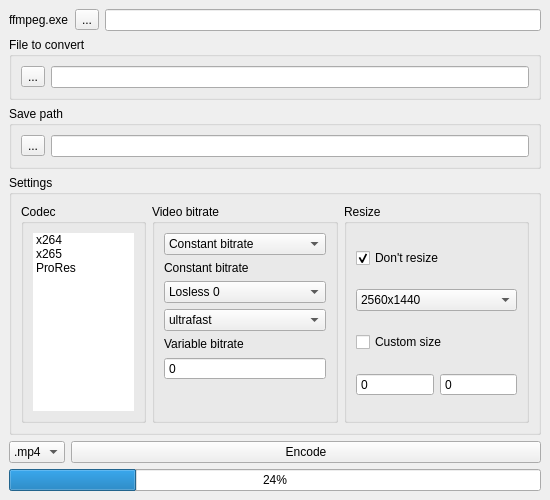
<?xml version="1.0" encoding="UTF-8"?>
<ui version="4.0">
 <class>MainWindow</class>
 <widget class="QMainWindow" name="MainWindow">
  <property name="geometry">
   <rect>
    <x>0</x>
    <y>0</y>
    <width>550</width>
    <height>500</height>
   </rect>
  </property>
  <property name="sizePolicy">
   <sizepolicy hsizetype="Preferred" vsizetype="Fixed">
    <horstretch>0</horstretch>
    <verstretch>0</verstretch>
   </sizepolicy>
  </property>
  <property name="minimumSize">
   <size>
    <width>0</width>
    <height>500</height>
   </size>
  </property>
  <property name="maximumSize">
   <size>
    <width>550</width>
    <height>650</height>
   </size>
  </property>
  <property name="baseSize">
   <size>
    <width>500</width>
    <height>500</height>
   </size>
  </property>
  <property name="windowTitle">
   <string>fastConverter</string>
  </property>
  <widget class="QWidget" name="centralwidget">
   <layout class="QVBoxLayout" name="verticalLayout">
    <item>
     <layout class="QVBoxLayout" name="ly_top">
      <item>
       <layout class="QHBoxLayout" name="ly_ffmpegLocation">
        <item>
         <widget class="QLabel" name="lb_ffmpegLabel">
          <property name="text">
           <string>ffmpeg.exe</string>
          </property>
         </widget>
        </item>
        <item>
         <widget class="QToolButton" name="btn_ffmpegExplore">
          <property name="text">
           <string>...</string>
          </property>
         </widget>
        </item>
        <item>
         <widget class="QLineEdit" name="le_ffmpegPath"/>
        </item>
       </layout>
      </item>
      <item>
       <layout class="QVBoxLayout" name="ly_middle">
        <item>
         <widget class="QGroupBox" name="ly_fileToConvert">
          <property name="title">
           <string>File to convert</string>
          </property>
          <layout class="QHBoxLayout" name="horizontalLayout_2">
           <item>
            <widget class="QToolButton" name="btn_filToConvertExplore">
             <property name="text">
              <string>...</string>
             </property>
            </widget>
           </item>
           <item>
            <widget class="QLineEdit" name="le_fileToConvertPath"/>
           </item>
          </layout>
         </widget>
        </item>
        <item>
         <widget class="QGroupBox" name="ly_saveFile">
          <property name="title">
           <string>Save path</string>
          </property>
          <layout class="QHBoxLayout" name="horizontalLayout_3">
           <item>
            <widget class="QToolButton" name="btn_saveFilePath">
             <property name="text">
              <string>...</string>
             </property>
            </widget>
           </item>
           <item>
            <widget class="QLineEdit" name="le_savePath"/>
           </item>
          </layout>
         </widget>
        </item>
        <item>
         <widget class="QGroupBox" name="grb_settings">
          <property name="title">
           <string>Settings</string>
          </property>
          <layout class="QHBoxLayout" name="horizontalLayout_4">
           <item>
            <widget class="QGroupBox" name="grb_codec">
             <property name="sizePolicy">
              <sizepolicy hsizetype="Minimum" vsizetype="Preferred">
               <horstretch>0</horstretch>
               <verstretch>0</verstretch>
              </sizepolicy>
             </property>
             <property name="maximumSize">
              <size>
               <width>125</width>
               <height>16777215</height>
              </size>
             </property>
             <property name="title">
              <string>Codec</string>
             </property>
             <layout class="QVBoxLayout" name="verticalLayout_4">
              <item>
               <widget class="QListWidget" name="lw_codecs">
                <property name="sizePolicy">
                 <sizepolicy hsizetype="Preferred" vsizetype="Preferred">
                  <horstretch>0</horstretch>
                  <verstretch>0</verstretch>
                 </sizepolicy>
                </property>
                <property name="maximumSize">
                 <size>
                  <width>120</width>
                  <height>16777215</height>
                 </size>
                </property>
                <property name="frameShape">
                 <enum>QFrame::NoFrame</enum>
                </property>
                <item>
                 <property name="text">
                  <string>x264</string>
                 </property>
                </item>
                <item>
                 <property name="text">
                  <string>x265</string>
                 </property>
                </item>
                <item>
                 <property name="text">
                  <string>ProRes</string>
                 </property>
                </item>
               </widget>
              </item>
             </layout>
            </widget>
           </item>
           <item>
            <widget class="QGroupBox" name="grb_bitrate">
             <property name="sizePolicy">
              <sizepolicy hsizetype="Preferred" vsizetype="Preferred">
               <horstretch>0</horstretch>
               <verstretch>0</verstretch>
              </sizepolicy>
             </property>
             <property name="title">
              <string>Video bitrate</string>
             </property>
             <layout class="QVBoxLayout" name="verticalLayout_5">
              <item>
               <widget class="QComboBox" name="cb_bitrateType">
                <property name="sizePolicy">
                 <sizepolicy hsizetype="Preferred" vsizetype="Fixed">
                  <horstretch>0</horstretch>
                  <verstretch>0</verstretch>
                 </sizepolicy>
                </property>
                <property name="minimumSize">
                 <size>
                  <width>150</width>
                  <height>0</height>
                 </size>
                </property>
                <item>
                 <property name="text">
                  <string>Constant bitrate</string>
                 </property>
                </item>
                <item>
                 <property name="text">
                  <string>Average bitrate</string>
                 </property>
                </item>
               </widget>
              </item>
              <item>
               <widget class="QLabel" name="lb_constantBitrateQualityabel">
                <property name="text">
                 <string>Constant bitrate</string>
                </property>
               </widget>
              </item>
              <item>
               <widget class="QComboBox" name="cb_constatBitrateQuality">
                <item>
                 <property name="text">
                  <string extracomment="0">Losless 0</string>
                 </property>
                </item>
                <item>
                 <property name="text">
                  <string extracomment="8">Best quality 8</string>
                 </property>
                </item>
                <item>
                 <property name="text">
                  <string extracomment="25">High quality 25</string>
                 </property>
                </item>
                <item>
                 <property name="text">
                  <string extracomment="33">Medium quality 33</string>
                 </property>
                </item>
                <item>
                 <property name="text">
                  <string extracomment="46">Low quality 46</string>
                 </property>
                </item>
                <item>
                 <property name="text">
                  <string extracomment="51">Worst quality 51</string>
                 </property>
                </item>
               </widget>
              </item>
              <item>
               <widget class="QComboBox" name="cb_constantBitrateSpeed">
                <item>
                 <property name="text">
                  <string>ultrafast</string>
                 </property>
                </item>
                <item>
                 <property name="text">
                  <string>superfast</string>
                 </property>
                </item>
                <item>
                 <property name="text">
                  <string>veryfast</string>
                 </property>
                </item>
                <item>
                 <property name="text">
                  <string>faster</string>
                 </property>
                </item>
                <item>
                 <property name="text">
                  <string>fast</string>
                 </property>
                </item>
                <item>
                 <property name="text">
                  <string>medium</string>
                 </property>
                </item>
                <item>
                 <property name="text">
                  <string>slow</string>
                 </property>
                </item>
                <item>
                 <property name="text">
                  <string>slower</string>
                 </property>
                </item>
                <item>
                 <property name="text">
                  <string>veryslow</string>
                 </property>
                </item>
               </widget>
              </item>
              <item>
               <widget class="QLabel" name="lb_variableBitrateLabel">
                <property name="text">
                 <string>Variable bitrate</string>
                </property>
               </widget>
              </item>
              <item>
               <widget class="QSpinBox" name="sb_variableBitrateValue">
                <property name="buttonSymbols">
                 <enum>QAbstractSpinBox::NoButtons</enum>
                </property>
                <property name="maximum">
                 <number>99999999</number>
                </property>
               </widget>
              </item>
              <item>
               <spacer name="verticalSpacer">
                <property name="orientation">
                 <enum>Qt::Vertical</enum>
                </property>
                <property name="sizeHint" stdset="0">
                 <size>
                  <width>20</width>
                  <height>40</height>
                 </size>
                </property>
               </spacer>
              </item>
             </layout>
            </widget>
           </item>
           <item>
            <widget class="QGroupBox" name="grb_resize">
             <property name="title">
              <string>Resize</string>
             </property>
             <layout class="QVBoxLayout" name="verticalLayout_6">
              <item>
               <widget class="QCheckBox" name="chb_resize">
                <property name="text">
                 <string>Don't resize</string>
                </property>
                <property name="checked">
                 <bool>true</bool>
                </property>
               </widget>
              </item>
              <item>
               <widget class="QComboBox" name="cb_resolution">
                <item>
                 <property name="text">
                  <string>2560x1440</string>
                 </property>
                </item>
                <item>
                 <property name="text">
                  <string>1920x1080</string>
                 </property>
                </item>
                <item>
                 <property name="text">
                  <string>1280x720</string>
                 </property>
                </item>
               </widget>
              </item>
              <item>
               <widget class="QCheckBox" name="chb_customSize">
                <property name="text">
                 <string>Custom size</string>
                </property>
               </widget>
              </item>
              <item>
               <layout class="QHBoxLayout" name="ly_customResolution">
                <item>
                 <widget class="QSpinBox" name="sb_resoX">
                  <property name="buttonSymbols">
                   <enum>QAbstractSpinBox::NoButtons</enum>
                  </property>
                 </widget>
                </item>
                <item>
                 <widget class="QSpinBox" name="sb_resoY">
                  <property name="buttonSymbols">
                   <enum>QAbstractSpinBox::NoButtons</enum>
                  </property>
                 </widget>
                </item>
               </layout>
              </item>
             </layout>
            </widget>
           </item>
          </layout>
         </widget>
        </item>
       </layout>
      </item>
     </layout>
    </item>
    <item>
     <layout class="QHBoxLayout" name="ly_bottom">
      <item>
       <widget class="QComboBox" name="cb_fileFormat">
        <property name="sizePolicy">
         <sizepolicy hsizetype="Minimum" vsizetype="Fixed">
          <horstretch>0</horstretch>
          <verstretch>0</verstretch>
         </sizepolicy>
        </property>
        <item>
         <property name="text">
          <string>.mp4</string>
         </property>
        </item>
        <item>
         <property name="text">
          <string>.mov</string>
         </property>
        </item>
       </widget>
      </item>
      <item>
       <widget class="QPushButton" name="btn_start">
        <property name="sizePolicy">
         <sizepolicy hsizetype="Expanding" vsizetype="Fixed">
          <horstretch>0</horstretch>
          <verstretch>0</verstretch>
         </sizepolicy>
        </property>
        <property name="text">
         <string>Encode</string>
        </property>
       </widget>
      </item>
     </layout>
    </item>
    <item>
     <widget class="QProgressBar" name="progressBar">
      <property name="value">
       <number>24</number>
      </property>
     </widget>
    </item>
   </layout>
  </widget>
 </widget>
 <resources/>
 <connections/>
</ui>
